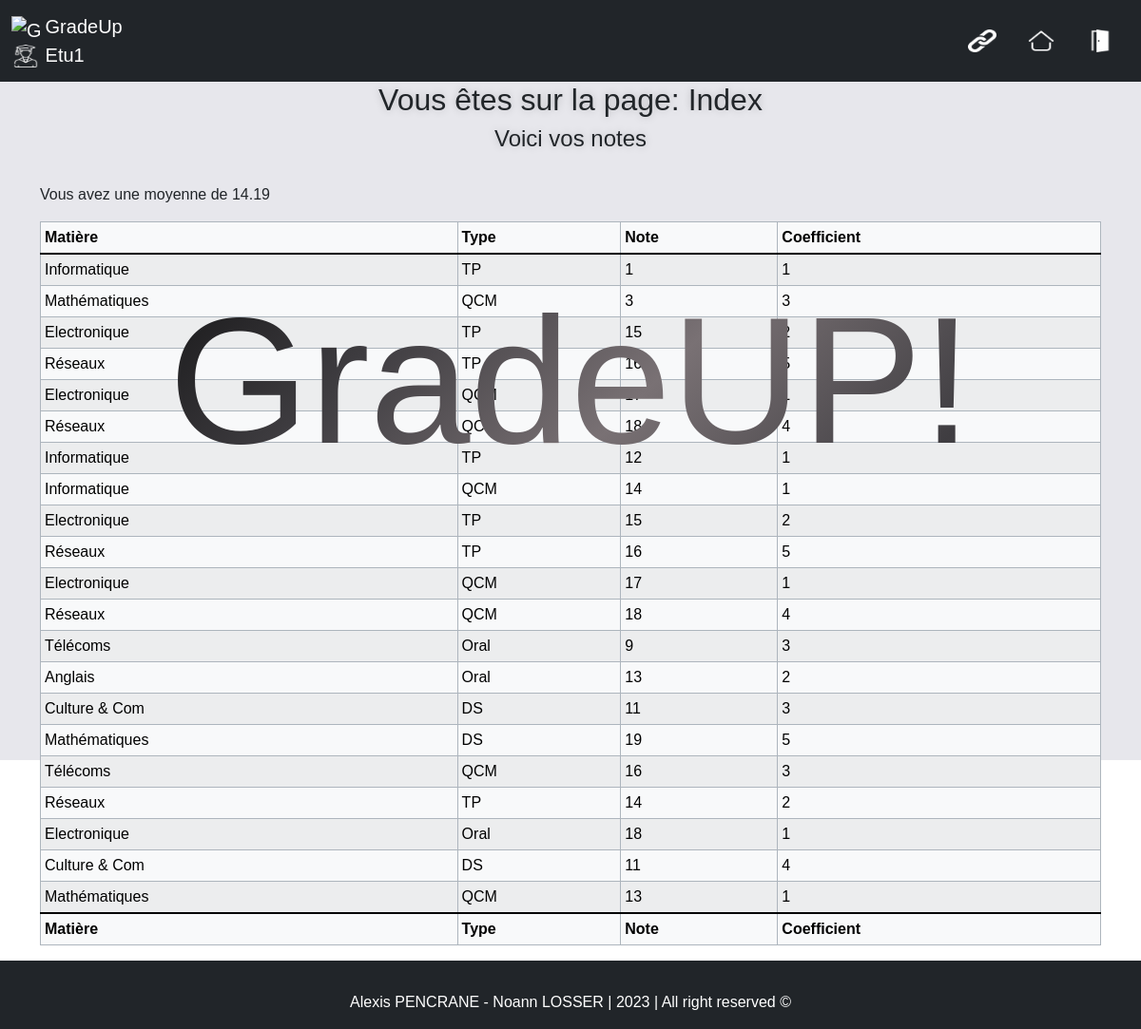
The page /index.php (signed in) on the database as committed earlier.
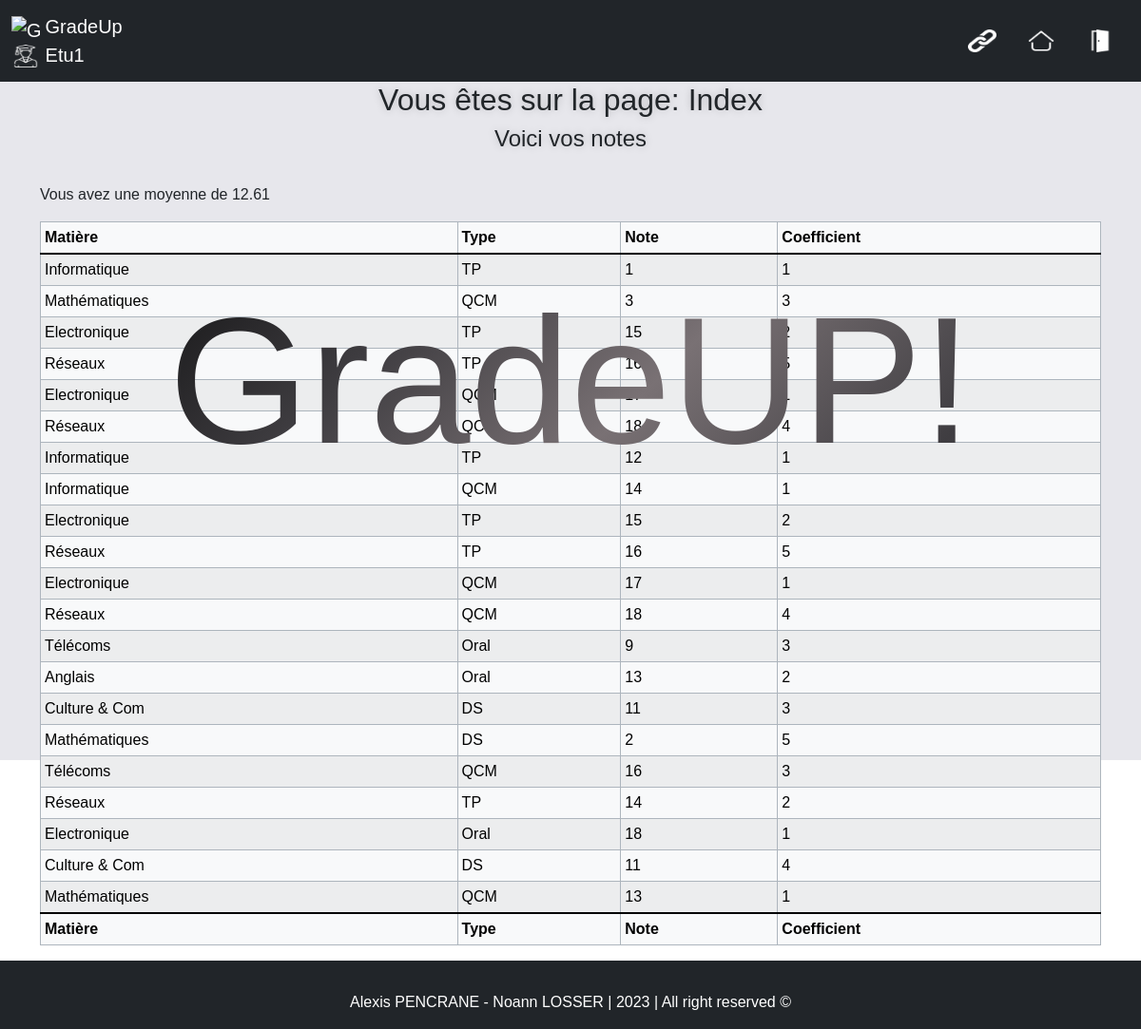
The same page on the database as committed later.
### tables this page shows
CREATE TABLE "Comptes" (
	"login"	VARCHAR NOT NULL,
	"motdepasse"	VARCHAR NOT NULL DEFAULT 'lannion',
	"statut"	VARCHAR NOT NULL DEFAULT 'utilisateur',
	"profilepicture"	TEXT DEFAULT '/assets/profilepicture/etu.png',
	PRIMARY KEY("login"),
	CONSTRAINT "chk_statut" CHECK("statut" IN ('administrateur', 'professeur', 'utilisateur'))
);

CREATE TABLE "Matieres" (
	"NoMat"	INTEGER,
	"NomMat"	VARCHAR(20) NOT NULL CHECK("NomMat" IN ('Informatique', 'Electronique', 'Télécoms', 'Réseaux', 'Anglais', 'Culture & Com', 'Mathématiques')),
	PRIMARY KEY("NoMat" AUTOINCREMENT)
);

CREATE TABLE "Notes" (
	"NoNote"	INTEGER,
	"NomNote"	VARCHAR(20) NOT NULL CHECK("NomNote" IN ('TP', 'QCM', 'Oral', 'DS', 'TestTP')),
	PRIMARY KEY("NoNote" AUTOINCREMENT)
);

CREATE TABLE "NotesMatieres" (
	"id"	INTEGER NOT NULL,
	"login"	VARCHAR NOT NULL,
	"noMat"	INTEGER NOT NULL,
	"noNote"	INTEGER NOT NULL,
	"Coefficient"	INTEGER NOT NULL CHECK("Coefficient" >= 1 AND "Coefficient" <= 5),
	"note"	INTEGER NOT NULL CHECK("note" >= 0 AND "note" <= 20),
	CONSTRAINT "fk_Matieres" FOREIGN KEY("noMat") REFERENCES "Matieres"("noMat") ON DELETE CASCADE ON UPDATE CASCADE,
	CONSTRAINT "fk_Utilisateurs" FOREIGN KEY("login") REFERENCES "Comptes"("login") ON DELETE CASCADE ON UPDATE CASCADE,
	CONSTRAINT "fk_Notes" FOREIGN KEY("noNote") REFERENCES "Notes"("noNote") ON DELETE CASCADE ON UPDATE CASCADE,
	PRIMARY KEY("id" AUTOINCREMENT)
);

### functions.php (the view, shortened to what this page needs)
<?php
function menu()
{
    $connexion = "<li class='nav-item'><a class='nav-link' href='connexion.php'><img src='assets/icons/connexion.png' alt='Connexion' class='icon'></a></li>";
    $index = "<li class='nav-item'><a class='nav-link' href='index.php'><img src='assets/icons/home.png' alt='Accueil' class='icon'></a></li>";
    $deconnexion = "<li class='nav-item'><a class='nav-link' href='connexion.php?action=logout'><img src='assets/icons/deconnexion.png' alt='Deconnexion' class='icon'></a></li>";
    if (!isset($_SESSION['uRole'])) {
        echo $connexion;
    } else if ($_SESSION['uRole'] == "utilisateur") {
        echo $connexion;
        echo $index;
        echo $deconnexion;
    }
}
function getProfilePicture($etu)
{
    $resultat = false;
    try {
        $db = new PDO('sqlite:db/db.sqlite');
        $rq = 'SELECT profilepicture FROM Comptes WHERE (login = "' . $etu . '")';
        $resultat = $db->query($rq);
        $resultat = $resultat->fetch(PDO::FETCH_ASSOC);
        $resultat = $resultat['profilepicture'];
    } catch (PDOException $e) {
        echo $e->getMessage();
    }
    return $resultat;
}
function afficheNotes($notes)
{
    $matieres = getMatieres();
    $types = getTypeNotes();
    echo '<table class="table table-light table-striped table-hover table-bordered border-dark-subtle table-sm"><thead><tr><th>Matière</th><th>Type</th><th>Note</th><th>Coefficient</th>';
    echo '</tr></thead><tbody class="table-group-divider">';
    foreach ($notes as $note) {
        foreach ($matieres as $matiere) {
            foreach ($types as $type) {
                if ($note['noMat'] == $matiere['NoMat']) {
                    if ($note['noNote'] == $type['NoNote']) {
                        if (strtolower(explode('.', basename($_SERVER['PHP_SELF']))[0]) == "modification") {
                            echo '<tr><td>' . $matiere['NomMat'] . '</td><td>' . $type['NomNote'] . '</td><td>' . $note['note'] . '</td><td>' . $note['Coefficient'] . '</td><td>' . $note['login'] . '</td><td><a href="modification.php?id=' . $note['id'] . '"><img src="assets/icons/select.png" alt="Séléctioner" class="select"></a></td></tr>';
                        } else {
                            echo '<tr><td>' . $matiere['NomMat'] . '</td><td>' . $type['NomNote'] . '</td><td>' . $note['note'] . '</td><td>' . $note['Coefficient'] . '</td></tr>';
                        }
                    }
                }
            }
        }
    }
    echo '</tbody><tfoot class="table-group-divider"><tr><th>Matière</th><th>Type</th><th>Note</th><th>Coefficient</th>';
    echo '</tr></tfoot></table>';
}
function getAllNotes()
{
    $notes = false;
    try {
        $db = new PDO('sqlite:db/db.sqlite');
        $rq = 'SELECT * FROM NotesMatieres';
        $resultat = $db->query($rq);
        $notes = $resultat->fetchAll(PDO::FETCH_ASSOC);
    } catch (Exception $e) {
        echo "erreur de connection a la BDO";
    }
    return $notes;
}
function getNotesByEtu($notes, $login)
{
    $resultat = array();
    if ($login == "") {
        $resultat = $notes;
    } else {
        foreach ($notes as $note) {
            if ($note['login'] == $login) {
                array_push($resultat, $note);
            }
        }
    }
    return $resultat;
}
function getMatieres()
{
    $matieres = false;
    try {
        $db = new PDO('sqlite:db/db.sqlite');
        $rq = 'SELECT noMat, nomMat FROM Matieres';
        $resultat = $db->query($rq);
        $matieres = $resultat->fetchAll(PDO::FETCH_ASSOC);
    } catch (Exception $e) {
        echo "erreur de connection a la BDO";
    }
    return $matieres;
}
function getTypeNotes()
{
    $type = false;
    try {
        $db = new PDO('sqlite:db/db.sqlite');
        $rq = 'SELECT noNote, nomNote FROM Notes';
        $resultat = $db->query($rq);
        $type = $resultat->fetchAll(PDO::FETCH_ASSOC);
    } catch (Exception $e) {
        echo "erreur de connection a la BDO";
    }
    return $type;
}
function getMoyenneByEtu($login)
{
    $moyenne = false;
    $coefficients = 0;
    $notes = getNotesByEtu(getAllNotes(), $login);
    foreach ($notes as $note) {
        $moyenne += $note['note'] * $note['Coefficient'];
        $coefficients += $note['Coefficient'];
    }
    return round($moyenne / $coefficients, 2);
}

### index.php (shortened to what this page needs)
<?php
include "functions.php";
?>
<!DOCTYPE html>
<html lang="en">
<head>
    <link href="https://cdn.jsdelivr.net/npm/bootstrap@5.3.0-alpha3/dist/css/bootstrap.min.css" rel="stylesheet"
>
    <link rel="stylesheet" type="text/css" href="css/style.css">
</head>
<body>
    <nav class="navbar sticky-top navbar-expand-lg navbar-dark bg-dark">
        <div class="container-fluid">
            <a class="navbar-brand">
                <div>
                    <img src="assets/icons/logo.png" alt="GradeUp Logo" class="d-inline-block align-text-top">
                    GradeUp
                </div>
                <div class="profile">
                    <img src="<?php echo getProfilePicture($_SESSION['uLogin']); ?>" alt="Profile Icon"
                        class="d-inline-block align-text-top">
                    <?php
                    echo ucfirst(explode('@', $_SESSION['uLogin'])[0]);
                    ?>
                </div>
            </a>
            <div class="" id="navbarNav">
                <ul class="nav justify-content-center">
                    <?php
                    menu();
                    ?>
                </ul>
            </div>
        </div>
    </nav>
    <main>
        <?php
        echo "<h2>Vous êtes sur la page: " . ucfirst(explode('.', basename($_SERVER['PHP_SELF']))[0]) . "</h2>";
        if ($_SESSION['uRole'] == "administrateur" || $_SESSION['uRole'] == "professeur") {
        } else {
            echo "<h4>Voici vos notes</h4>";
            echo "<br><div class='container'>";
            echo "<p>Vous avez une moyenne de " . getMoyenneByEtu($_SESSION['uLogin']) . "</p>";
            afficheNotes(getNotesByEtu(getAllNotes(), $_SESSION['uLogin']));
            echo "</div>";
        }
        ?>
        <ul class="indexAnim">
            <li>GradeUP!</li>
        </ul>
        <div id="under-footer"> </div>
    </main>
    <footer id="footer" class="footer fixed-bottom bg-dark light-text">
        <div class="container text-center">
            <span>Alexis PENCRANE - Noann LOSSER | 2023 | All right reserved &copy;</span>
        </div>
    </footer>
</body>
</html>

### css/style.css (style rules this page uses)
* { font-family: 'Raleway', sans-serif; }
footer { padding: 1rem; }
.light-text { color: #fff; }
nav img { width: 30px; height: 24px; }
nav li img { filter: grayscale(100%) invert(100%); }
h2, h3, h4 { text-align: center; text-shadow: 0 0 10px rgba(0, 0, 0, 0.2); }
table td { min-width: 10px; }
#under-footer { color: transparent; }
div.profile img { filter: grayscale(0%) invert(100%); }
.indexAnim { z-index: 1; position: absolute; top: 0; left: 0; width: 100vw; height: 100vh; background: transparent; margin: 0; padding: 0; overflow: hidden; }
.indexAnim li { top: 50%; left: 50%; transform: translate(-50%, -50%); background-image: linear-gradient(-225deg, #131314 0%, #3f3d41 16.6%, #797174 33.2%, #3f3d41 51.8%, #797174 68.4%, #3f3d41 85%, #131314 100%); background-size: auto auto; background-clip: border-box; background-size: 200% auto; color: #fff; background-clip: text; -webkit-background-clip: text; -webkit-text-fill-color: transparent; animation: textclip 6s linear infinite; display: block; position: absolute; font-size: 190px; }

Rows that differ between the two databases and show on the page:
changed notesmatieres (number 16 of 21 on the later page): note "19" → "2"
Other text that changed with them:
getMoyenneByEtu($_SESSION['uLogin']): "14.19" → "12.61"
